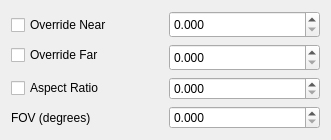
<?xml version="1.0" encoding="UTF-8"?>
<ui version="4.0">
 <class>AdjustFreeCamera</class>
 <widget class="QDialog" name="AdjustFreeCamera">
  <property name="geometry">
   <rect>
    <x>0</x>
    <y>0</y>
    <width>331</width>
    <height>140</height>
   </rect>
  </property>
  <property name="windowTitle">
   <string>Adjust Free Camera</string>
  </property>
  <property name="comment" stdset="0">
   <string>
     Copyright 2016 Pixar                                                                   
                                                                                            
     Licensed under the terms set forth in the LICENSE.txt file available at
     https://openusd.org/license.
  </string>
  </property>
  <layout class="QVBoxLayout" name="verticalLayout">
   <item>
    <layout class="QHBoxLayout" name="horizontalLayout">
     <item>
      <layout class="QVBoxLayout" name="verticalLayout_2">
       <item>
        <widget class="QCheckBox" name="overrideNear">
         <property name="focusPolicy">
          <enum>Qt::NoFocus</enum>
         </property>
         <property name="text">
          <string>Override Near</string>
         </property>
        </widget>
       </item>
       <item>
        <widget class="QCheckBox" name="overrideFar">
         <property name="focusPolicy">
          <enum>Qt::NoFocus</enum>
         </property>
         <property name="text">
          <string>Override Far</string>
         </property>
        </widget>
       </item>
      </layout>
     </item>
     <item>
      <layout class="QVBoxLayout" name="verticalLayout_3">
       <item>
        <widget class="QDoubleSpinBox" name="nearSpinBox">
         <property name="sizePolicy">
          <sizepolicy hsizetype="Preferred" vsizetype="Preferred">
           <horstretch>0</horstretch>
           <verstretch>0</verstretch>
          </sizepolicy>
         </property>
         <property name="decimals">
          <number>3</number>
         </property>
         <property name="minimum">
          <double>0.000000000000000</double>
         </property>
         <property name="maximum">
          <double>1000000000000.000000000000000</double>
         </property>
         <property name="singleStep">
          <double>1.000000000000000</double>
         </property>
        </widget>
       </item>
       <item>
        <widget class="QDoubleSpinBox" name="farSpinBox">
         <property name="sizePolicy">
          <sizepolicy hsizetype="Preferred" vsizetype="Preferred">
           <horstretch>0</horstretch>
           <verstretch>0</verstretch>
          </sizepolicy>
         </property>
         <property name="decimals">
          <number>3</number>
         </property>
         <property name="minimum">
          <double>0.000000000000000</double>
         </property>
         <property name="maximum">
          <double>1000000000000.000000000000000</double>
         </property>
         <property name="singleStep">
          <double>1.000000000000000</double>
         </property>
        </widget>
       </item>
      </layout>
     </item>
    </layout>
   </item>
   <item>
    <layout class="QHBoxLayout" name="horizontalLayout_2">
     <item>
      <widget class="QCheckBox" name="lockFreeCamAspect">
       <property name="focusPolicy">
        <enum>Qt::NoFocus</enum>
       </property>
       <property name="text">
        <string>Aspect Ratio</string>
       </property>
      </widget>
     </item>
     <item>
      <widget class="QDoubleSpinBox" name="freeCamAspect">
       <property name="decimals">
        <number>3</number>
       </property>
       <property name="minimum">
        <double>0.000000000000000</double>
       </property>
       <property name="singleStep">
        <double>0.100000000000000</double>
       </property>
      </widget>
     </item>
    </layout>
   </item>
   <item>
    <layout class="QHBoxLayout" name="horizontalLayout_3">
     <item>
      <widget class="QLabel" name="freeCamFovLabel">
       <property name="focusPolicy">
        <enum>Qt::NoFocus</enum>
       </property>
       <property name="text">
        <string>FOV (degrees)</string>
       </property>
      </widget>
     </item>
     <item>
      <widget class="QDoubleSpinBox" name="freeCamFov">
       <property name="decimals">
        <number>3</number>
       </property>
       <property name="minimum">
        <double>0.000000000000000</double>
       </property>
       <property name="maximum">
        <double>180.000000000000000</double>
       </property>
       <property name="singleStep">
        <double>1.000000000000000</double>
       </property>
      </widget>
     </item>
    </layout>
   </item>
  </layout>
 </widget>
 <resources/>
 <connections/>
</ui>
